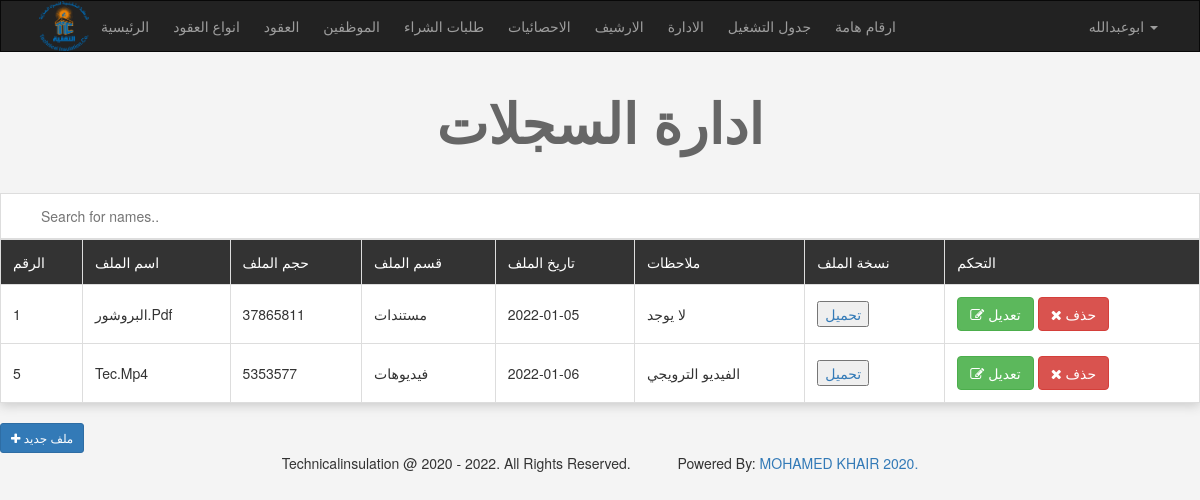
The app's page /admin/archives.php (signed in) with its own data.
### tables this page shows
CREATE TABLE `files` (
  `id` int(11) NOT NULL,
  `name` varchar(255) NOT NULL,
  `type` varchar(255) NOT NULL,
  `size` int(11) NOT NULL,
  `kind` varchar(255) NOT NULL,
  `date` date NOT NULL,
  `notes` varchar(255) NOT NULL,
  `file` varchar(255) NOT NULL
);

### admin/archives.php (the view, shortened to what this page needs)
<!DOCTYPE html>
<html>
<head>
</head>
<?php
if (isset($_SESSION['Username'])){
include 'init.php';
$do = isset($_GET['do'])? $_GET['do'] : 'manage';
if ($do == 'manage'){
   $stmt = $con->prepare ("SELECT * FROM files");
   $stmt->execute();
   $files = $stmt->fetchAll();
   if (! empty($files)){
   ?>
     <h1 class="text-center"> ادارة السجلات </h1>
         <div class="table-responsive">
            <input type="text" id="myInput" onkeyup="myFunction()" placeholder="Search for names.." title="Type in a name">
              <table id="myTable"  class="main-table text-center table table-bordered">
              <tr class="header">
              <td> الرقم </td>
              <td> اسم الملف </td>
              <td>  حجم الملف </td>
              <td>  قسم الملف </td>
              <td> تاريخ الملف </td>
              <td> ملاحظات </td>
              <td> نسخة الملف </td>
              <td> التحكم </td>
           </tr>
           <?php
           foreach($files as $file){
            echo"<tr>";
               echo"<td>" . $file['id'] ."</td>";
               echo"<td>" . $file['name'] ."</td>";
                echo"<td>" . $file['size'] ."</td>";
               echo"<td>" . $file['kind'] ."</td>";
               echo"<td>" . $file['date'] ."</td>";
               echo"<td>" . $file['notes'] ."</td>";
               echo"<td>";
               if(empty( $file['file'])){
                echo 'لا يوجد';
               }else{
                echo "<a href='uploads/avatars/" . $file['file'] ." ' alt=' ' download> <button>تحميل</button></a>";
               }
               echo "</td>";
               echo "<td> <a href='archives.php?do=edit&fileid=" . $file['id'] . " 'class='btn btn-success'><i class='fa fa-edit'></i> تعديل </a>
                          <a href='archives.php?do=delete&fileid=" . $file['id'] . " 'class='btn btn-danger confirm'><i class='fa fa-close'></i> حذف </a>";
                echo "</td>";
            echo"</tr>";
           }
           ?>
           </table>
         </div>
         <a href="archives.php?do=add" class="btn btn-sm btn-primary"><i class="fa fa-plus"></i> ملف جديد</a>
       <?php
      }
       ?>
   <?php
 }
    include $tpl .'footer.php';
}else{
   header('location:index.php');
   exit();
}
?>

### admin/layout/css/backend.css (style rules this page uses)
body { background-color: #F4F4F4; text-transform: capitalize; }
h1 { font-size: 55px; margin: 40px 0; font-weight: bold; color: #666; }
.main-table { -webkit-box-shadow: 0 3px 10px #ccc; -moz-box-shadow: 0 3px 10px #ccc; box-shadow: 0 3px 10px #ccc; }
.main-table td { background-color: #FFF; vertical-align: middle !important; }
.main-table tr:first-child td { background-color: #333; color: #FFF; }

### admin/archives.php (style rules this page uses)
#myInput { background-position: 10px 10px; background-repeat: no-repeat; width: 100%; padding: 12px 20px 12px 40px; border: 1px solid #ddd; }
#myTable { border-collapse: collapse; width: 100%; border: 1px solid #ddd; }
#myTable th, #myTable td { text-align: left; padding: 12px; }
#myTable tr { border-bottom: 1px solid #ddd; }
#myTable tr.header, #myTable tr:hover { background-color: #f1f1f1; }

### records on screen
files: id "1", name "البروشور.pdf", size "37865811", kind "مستندات", date "2022-01-05", notes "لا يوجد"
files: id "5", name "Tec.mp4", size "5353577", kind "فيديوهات", date "2022-01-06", notes "الفيديو الترويجي"

### other values on screen
lang('home_admin') "الرئيسية"
lang('categories') "انواع العقود"
lang('items') "العقود"
lang('members') "الموظفين"
lang('comments') "طلبات الشراء"
lang('statistics') "الاحصائيات"
lang('archives') "الارشيف"
lang('managers') "الادارة"
lang('itemsformans') "جدول التشغيل"
lang('phones') "ارقام هامة"
$_SESSION['Username'] "ابوعبدالله"
